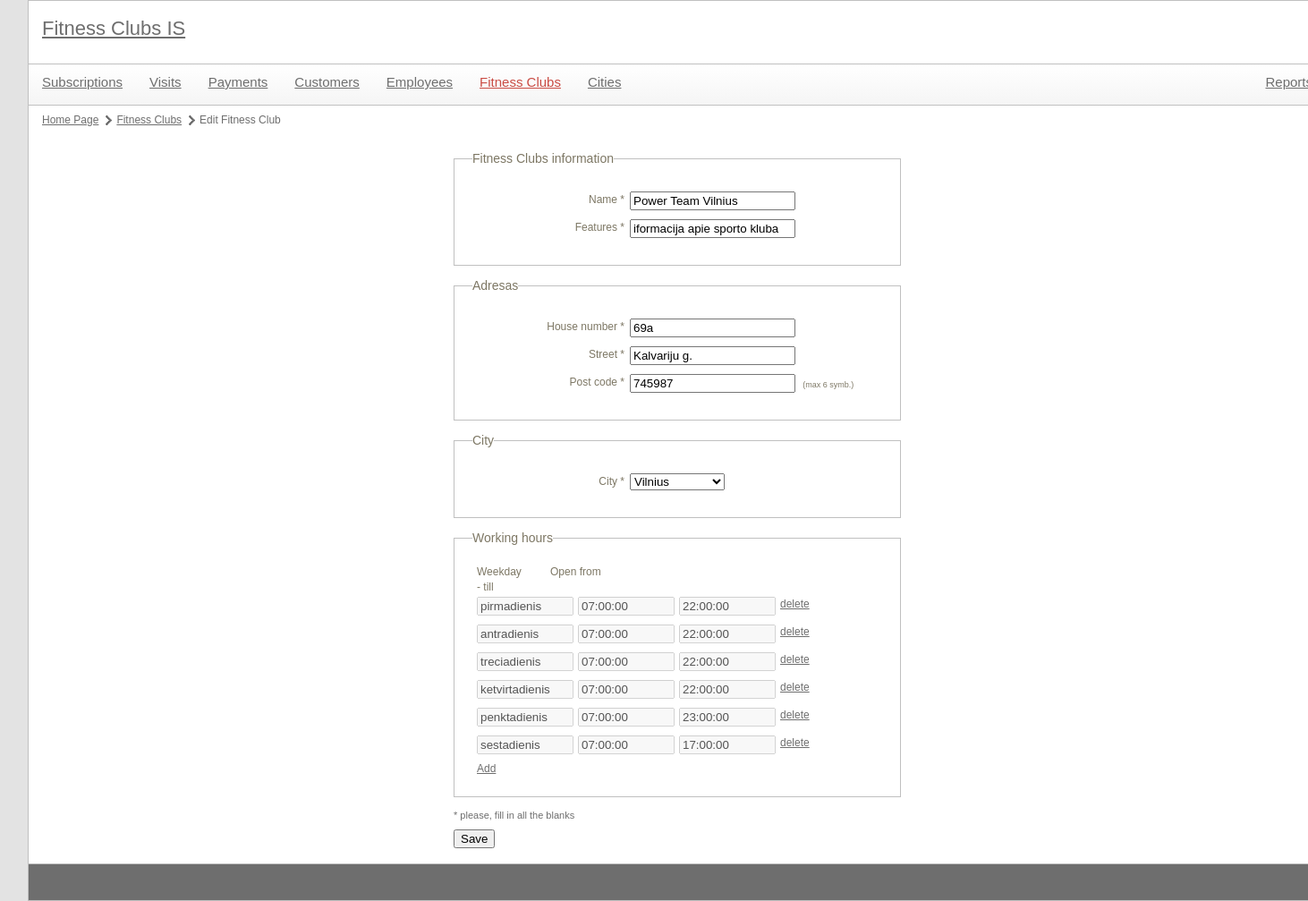
The app's page /index.php?module=gyms&id=1 with its own data.
### tables this page shows
CREATE TABLE `FITNESS_CLUB` (
  `id_fitness_club` int(11) NOT NULL,
  `name` varchar(30) NOT NULL,
  `features` varchar(255) NOT NULL,
  `fk_address_id` int(11) NOT NULL
);

CREATE TABLE `ADDRESS` (
  `id_address` int(11) NOT NULL,
  `street` varchar(30) NOT NULL,
  `house_number` varchar(11) NOT NULL,
  `post_code` int(8) NOT NULL,
  `fk_city_id` int(11) NOT NULL
);

CREATE TABLE `WORKING_HOURS` (
  `id_working_hours` int(11) NOT NULL,
  `weekday` varchar(20) NOT NULL,
  `from` time NOT NULL,
  `till` time NOT NULL,
  `fk_fitness_club_id` int(11) NOT NULL
);

### utils/mysql.class.php (called while the page is built, shortened)
<?php
class mysql {
    protected static $connection;
    public static function connect() {
		if(!isset(self::$connection)) {
            self::$connection = new mysqli(config::DB_SERVER, config::DB_USERNAME, config::DB_PASSWORD, config::DB_NAME);
        }
        return self::$connection;
    }
    public static function query($query) {
        $connection = mysql::connect();
        $result = $connection->query($query);
        return $result;
    }
    public static function select($query) {
        $rows = array();
        $result = mysql::query($query);
        while ($row = $result->fetch_assoc()) {
            $rows[] = $row;
        }
        return $rows;
    }
	public static function escape($field) {
		$connection =  mysql::connect();
		return mysqli_real_escape_string($connection, $field);
	}
}

### libraries/gyms.class.php (called while the page is built, shortened)
<?php
class gyms {
	public function getGym($id) {
		$query = "  SELECT *
					FROM `FITNESS_CLUB`
					WHERE `FITNESS_CLUB`.`id_fitness_club`='{$id}'";
		$data = mysql::select($query);
		return $data[0];
	}
	public function getAddress($id) {
		$query = "  SELECT *
					FROM `ADDRESS`
					WHERE `ADDRESS`.`id_address`='{$id}'";
		$data = mysql::select($query);
		return $data[0];
	}
	public function getScheduleHours($id) {
		$query = "  SELECT *
					FROM `WORKING_HOURS`
					WHERE `fk_fitness_club_id`='{$id}'";
		$data = mysql::select($query);
		return $data;
	}
}

### libraries/city.class.php (called while the page is built, shortened)
<?php
class city {
	public function getCityList($limit = null, $offset = null) {
		$limitOffsetString = "";
		$query = "  SELECT `CITY`.`id_city`,
						   `CITY`.`city`
					FROM `CITY`" . $limitOffsetString;
		$data = mysql::select($query);
		return $data;
	}
}

### controls/gyms_edit.php (the view, shortened to what this page needs)
<?php
	include 'libraries/gyms.class.php';
	$gymsObj = new gyms();
	include 'libraries/city.class.php';
	$cityObj = new city();
	$fields = array();
	$required = array('name', 'features', 'fk_address_id', 'street', 'house_number', 'post_code', 'fk_city_id', 'city');
	$maxLengths = array (
		'post_code' => 6
	);
	if (!empty($_POST['submit'])) {
	    $NewTime = $_POST['NewTime'];
	    $newTimeArray = [];
	    foreach ($NewTime as $key => $n) {
	        foreach ($n as $key2 => $m) {
	            $newTimeArray[$key2][$key] = $m;
	        }
	    }
		$validations = array (
			'name' => 'alfanum',
			'features' => 'alfanum',
			'fk_address_id' => 'positivenumber',
			'street' => 'alfanum',
			'house_number' => 'alfanum',
			'post_code' => 'positivenumber',
			'fk_city_id' => 'positivenumber',
			'city' => 'words'
			);
		include 'utils/validator.class.php';
		$validator = new validator($validations, $required, $maxLengths);
		if($validator->validate($_POST)) {
			$data = $validator->preparePostFieldsForSQL();
			if(isset($data['id_fitness_club'])) {
				$gymsObj->updateGym($data);
				if(isset($data['id_address'])){
					$gymsObj->updateAddress($data);
				}
				foreach ($newTimeArray as $n) {
                	$gymsObj->insertScheduleHours($n, $data['id_fitness_club']);
            	}
			} else {
				$latestGymId = $gymsObj->getMaxIdOfGym();
				$latestAddressId = $gymsObj->getMaxIdOfAddress();
				$data['id_fitness_club'] = $latestGymId + 1;
				$data['fk_address_id'] = $latestAddressId+1;
				$data['id_address'] = $latestAddressId+1;
				$gymsObj->insertAddress($data);
				$gymsObj->insertGym($data);
				foreach ($newTimeArray as $n) {
                	$gymsObj->insertScheduleHours($n, $data['id_fitness_club']);
            	}
			}
			header("Location: index.php?module={$module}");
			die();
		} else {
			$formErrors = $validator->getErrorHTML();
			$fields = $_POST;
		}
		} else {
			if(!empty($id)) {
				$fields = $gymsObj->getGym($id);
				$fieldsA = $gymsObj->getAddress($id);
	        	$hoursFields = $gymsObj->getScheduleHours($id);
			}
		}
?>
<ul id="pagePath">
	<li><a href="index.php">Home Page</a></li>
	<li><a href="index.php?module=<?php echo $module; ?>">Fitness Clubs</a></li>
	<li><?php if(!empty($id)) echo "Edit Fitness Club"; else echo "Add Fitness Club"; ?></li>
</ul>
<div id="formContainer">
	<form action="" method="post">
		<fieldset>
			<legend>Fitness Clubs information</legend>
			<p>
				<label class="field" for="name">Name<?php echo in_array('name', $required) ? '<span> *</span>' : ''; ?></label>
				<input type="text" id="name" name="name" class="textbox-255" value="<?php echo isset($fields['name']) ? $fields['name'] : ''; ?>">
			</p>
			<p>
				<label class="field" for="features">Features<?php echo in_array('features', $required) ? '<span> *</span>' : ''; ?></label>
				<input type="text" id="features" name="features" class="textbox-255" value="<?php echo isset($fields['features']) ? $fields['features'] : ''; ?>">
			</p>
		</fieldset>
		<fieldset>
			<legend>Adresas</legend>
			<p>
				<label class="field" for="house_number">House number<?php echo in_array('house_number', $required) ? '<span> *</span>' : ''; ?></label>
				<input type="text" id="house_number" name="house_number" class="textbox-255" value="<?php echo isset($fieldsA['house_number']) ? $fieldsA['house_number'] : ''; ?>">
			</p>
			<p>
				<label class="field" for="street">Street<?php echo in_array('street', $required) ? '<span> *</span>' : ''; ?></label>
				<input type="text" id="street" name="street" class="textbox-255" value="<?php echo isset($fieldsA['street']) ? $fieldsA['street'] : ''; ?>">
			</p>
			<p>
				<label class="field" for="post_code">Post code<?php echo in_array('post_code', $required) ? '<span> *</span>' : ''; ?></label>
				<input type="text" id="post_code" name="post_code" class="textbox-255" value="<?php echo isset($fieldsA['post_code']) ? $fieldsA['post_code'] : ''; ?>">
				<?php if(key_exists('post_code', $maxLengths)) echo "<span class='max-len'>(max {$maxLengths['post_code']} symb.)</span>"; ?>
			</p>
		</fieldset>
		<fieldset>
			<legend>City</legend>
			<p>
				<label class="field" for="fk_city_id">City<?php echo in_array('fk_city_id', $required) ? '<span> *</span>' : ''; ?></label>
				<select id="fk_city_id" name="fk_city_id">
					<?php
						$citys = $cityObj->getCityList();
						foreach($citys as $key => $val) {
							$selected = "";
							if(isset($fieldsA['fk_city_id']) && $fieldsA['fk_city_id'] == $val['id_city']) {
								$selected = " selected='selected'";
							}
							echo "<option{$selected} value='{$val['id_city']}'>{$val['city']}</option>";
						}
					?>
				</select>
			</p>
		</fieldset>
		<fieldset>
			<legend>Working hours</legend>
			<div class="childRowContainer">
				<div class="labelLeft<?php if(empty($hoursFields) || sizeof($hoursFields) == 0) echo ' hidden'; ?>">Weekday</div>
				<div class="labelRight<?php if(empty($hoursFields) || sizeof($hoursFields) == 0) echo ' hidden'; ?>">Open from</div>
				<div class="labelRight<?php if(empty($hoursFields) || sizeof($hoursFields) == 0) echo ' hidden'; ?>">- till</div>
				<?php
					if(empty($hoursFields) || sizeof($hoursFields) == 0) {
				?>
					<div class="childRow hidden">
						<input type="text" name="NewTime[weekday][]" value="" class="textbox-100" disabled="disabled" />
						<input type="text" name="NewTime[from][]" value="" class="textbox-100" disabled="disabled" />
						<input type="text" name="NewTime[till][]" value="" class="textbox-100" disabled="disabled" />
						<input type="hidden" class="isDisabledForEditing" name="neaktyvus[]" value="0" />
					</div>
					<div class="float-clear"></div>
				<?php
					} else {
						foreach($hoursFields as $key => $val) {
				?>
                                    <div class="childRow">
                                        <input type="text" name="NewTime[weekday][]" value="<?php echo $val['weekday']; ?>" class="textbox-100" disabled/>
                                        <input type="text" name="NewTime[from][]" value="<?php echo $val['from']; ?>" class="textbox-100" disabled/>
                                        <input type="text" name="NewTime[till][]" value="<?php echo $val['till']; ?>" class="textbox-100" disabled/>
                                        <a href="<?php echo "index.php?module={$module}&id={$id}&sid={$val['id_working_hours']}&action=remove"; ?>" class="removeChild">delete</a>
                                    </div>
				<?php
						}
					}
				?>
			</div>
			<p id="newItemButtonContainer">
				<a href="#" title="" class="addChild">Add</a>
			</p>
		</fieldset>
		<p class="required-note">* please, fill in all the blanks</p>
		<p>
			<input type="submit" class="submit" name="submit" value="Save">
		</p>
	</form>
</div>

### style/main.css (style rules this page uses)
body { color: #6e6e6e; font-family: Verdana, Geneva, sans-serif; font-size: 12px; background-color: #e3e3e3; width: 1400px; margin: 0px auto; }
a { color: #6e6e6e; }
#contentMain #pagePath { margin: 10px 0px 10px 0px; display: block; float: left; }
#contentMain #pagePath li { float: left; display: block; margin-right: 5px; background: url(images/page-path-separator.png) center right no-repeat; padding-right: 15px; }
#contentMain #pagePath li:last-child { background: none; }
#contentMain .childRowContainer { margin-left: 5px; margin-bottom: 0px; }
#contentMain .childRowContainer a { margin-top: 2px; float: left; }
#contentMain p#newItemButtonContainer { margin-left: 5px; padding: 0px; margin-top: 0px; }
#formContainer { margin: 20px auto 17px auto; width: 500px; }
#formContainer p.required-note { margin-bottom: 10px; font-size: 11px; }
fieldset { width: 478px; margin-bottom: 15px; border: 1px solid #c0c0c0; color: #7D7764; padding: 25px 0px 25px 20px; }
legend { font-size: 14px; }
label.field { text-align: right; width: 165px; float: left; margin-top: 3px; margin-right: 6px; }
input.textbox-100 { width: 100px; float: left; margin-bottom: 10px; }
fieldset p { clear: both; padding: 5px; }
fieldset p span.max-len, fieldset p span.units { font-size: 9px; margin-left: 5px; line-height: 18px; }
.childRow input { float: left; margin-right: 5px; }
.childRowContainer .labelLeft, .childRowContainer .labelRight { float: left; width: 82px; margin-bottom: 5px; }

### records on screen
fitness_club: name "Power Team Vilnius", features "iformacija apie sporto kluba"
address: house_number "69a", street "Kalvariju g.", post_code "745987"
working_hours: weekday "pirmadienis", from "07:00:00", till "22:00:00"
working_hours: weekday "antradienis", from "07:00:00", till "22:00:00"
working_hours: weekday "treciadienis", from "07:00:00", till "22:00:00"
working_hours: weekday "ketvirtadienis", from "07:00:00", till "22:00:00"
working_hours: weekday "penktadienis", from "07:00:00", till "23:00:00"
working_hours: weekday "sestadienis", from "07:00:00", till "17:00:00"

### other values on screen
$maxLengths['post_code'] "6"
form field fk_city_id "Vilnius"
